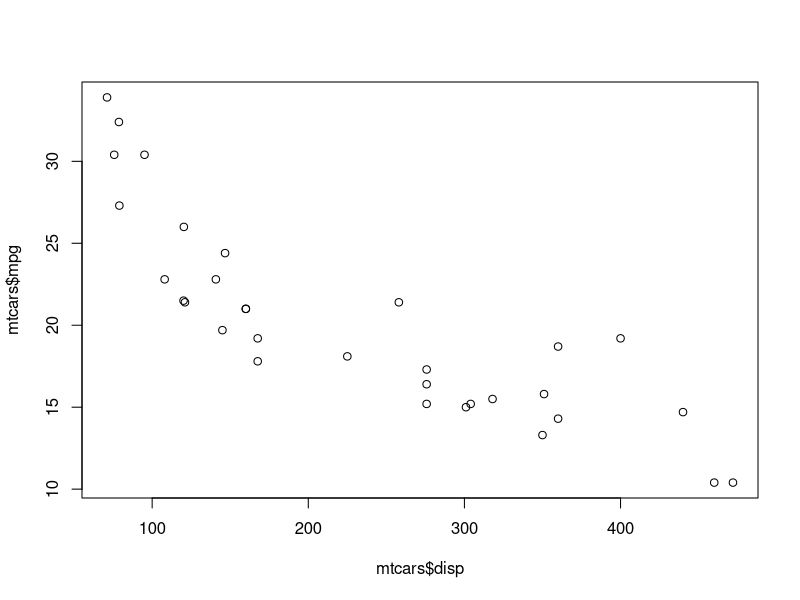
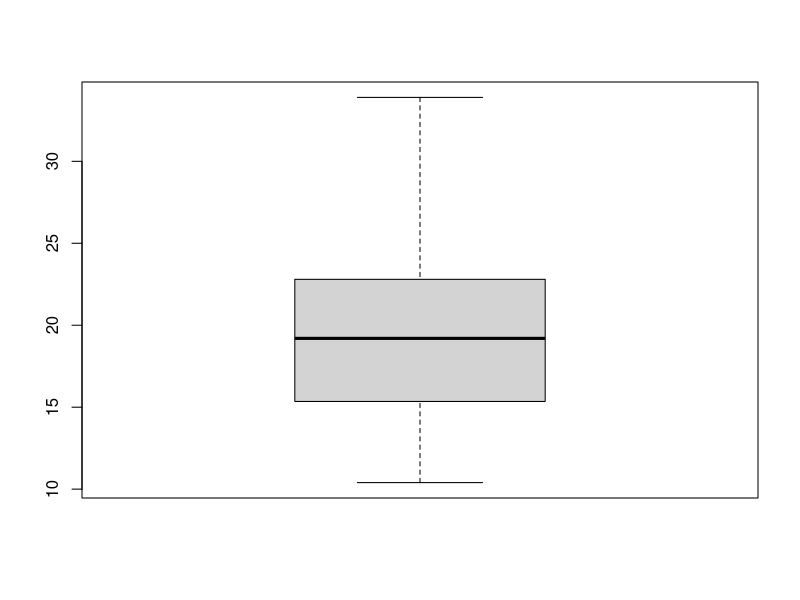
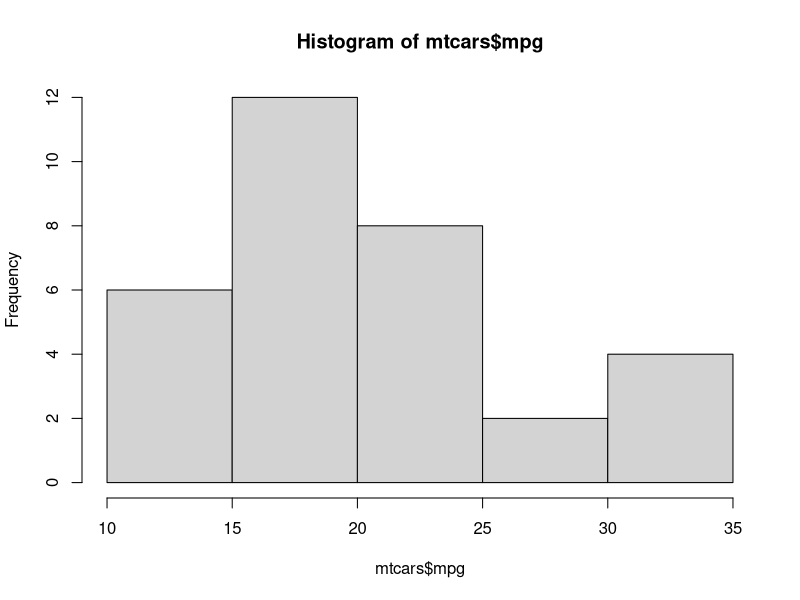
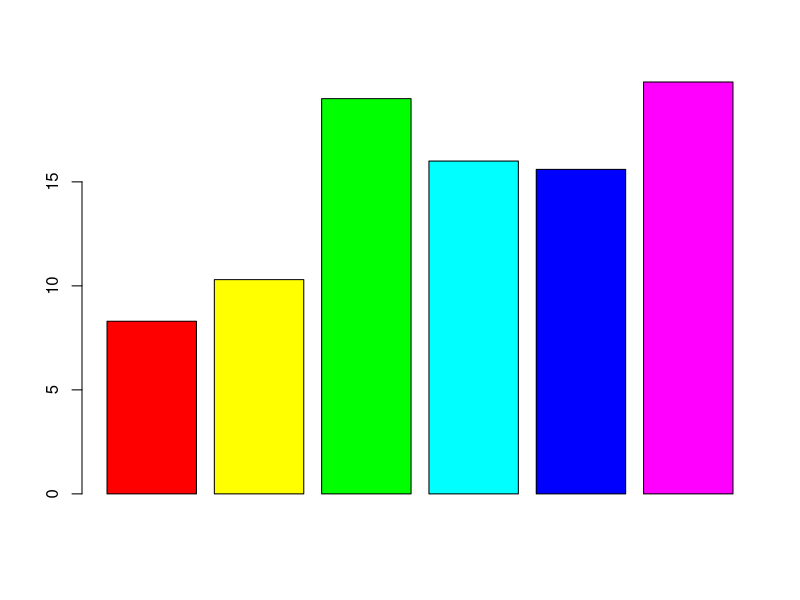
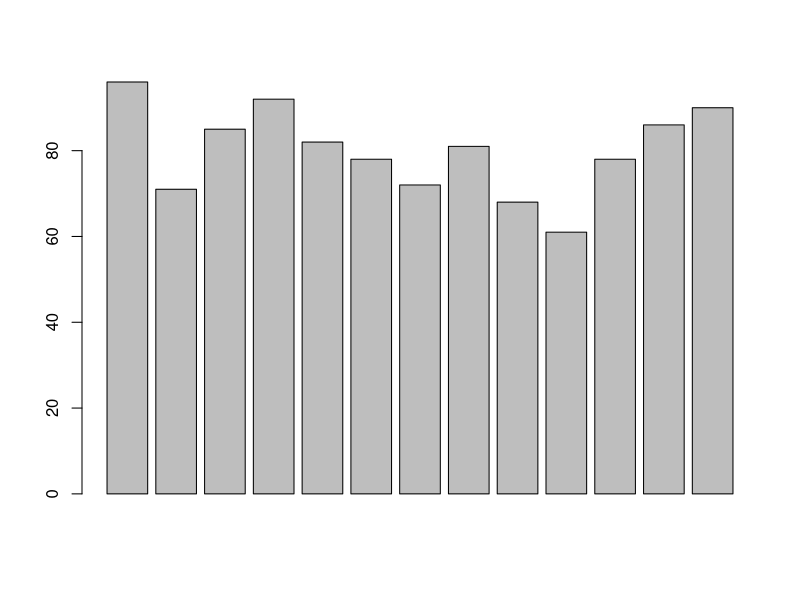
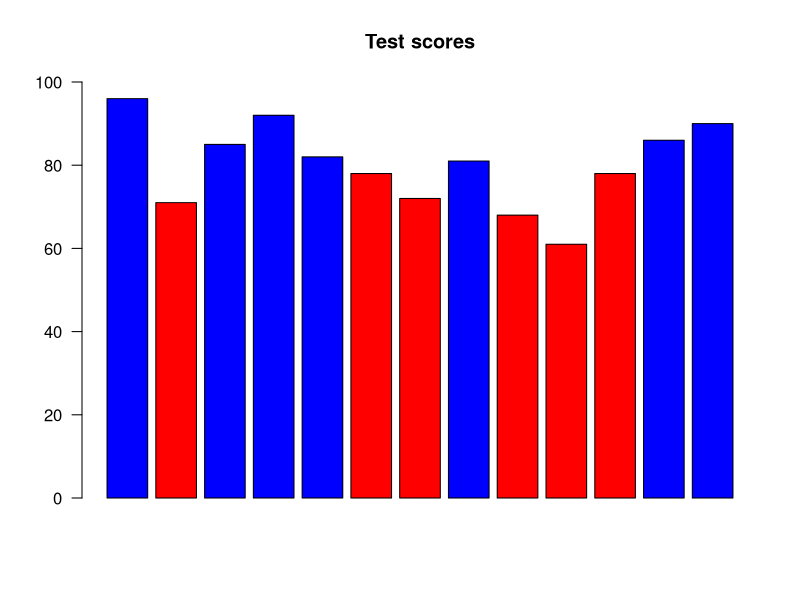

These charts were generated, in order, by the following R code: (Note: this script raises an error after producing the figures.)
head(mtcars)

head(mtcars, m=3)


names(mtcars)

mtcars$mpg

plot(mtcars$disp, mtcars$mpg)

cylcount <- table(mtcars$cyl)

boxplot(mtcars$mpg)


hist(mtcars$mpg, breaks = 6)

barplot(BOD$demand, col=rainbow(6))

testscores <- c(96, 71, 85, 92, 82, 78, 72, 81, 68, 61, 78, 86, 90)

barplot(testscores)

testcolors <- ifelse(testscores >=80, "blue", "red")

barplot(testscores, col=testcolors, main="Test scores", ylim=c(0,100), las=1)

qplot(disp, mpg, data=mtcars)

